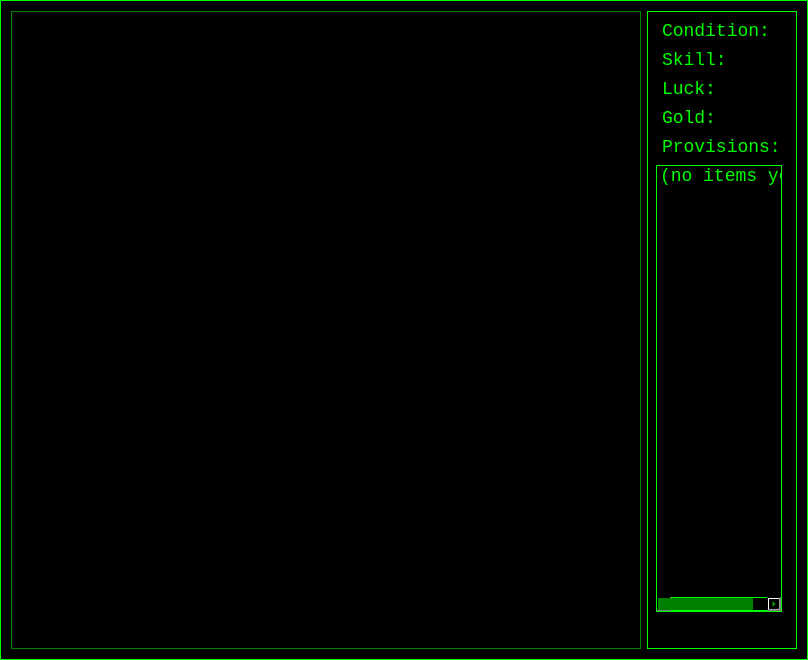
<?xml version="1.0" encoding="UTF-8"?>
<ui version="4.0">
 <class>QtGameDialog</class>
 <widget class="QDialog" name="QtGameDialog">
  <property name="geometry">
   <rect>
    <x>0</x>
    <y>0</y>
    <width>808</width>
    <height>660</height>
   </rect>
  </property>
  <property name="windowTitle">
   <string>City of Thieves</string>
  </property>
  <property name="styleSheet">
   <string notr="true">QWidget {
  background-color: black;
  border: 1px solid lime
}

QPlainTextEdit {
  font: 32px  monospace;
  color: lime;
  background-color: black;
  border: 1px solid green
}

QLabel {
  font: 18px  monospace;
  border: 1px solid black;
  color: lime;
  background-color: black
}

QListWidget{
  font: 18px  monospace;
  border: 1px solid lime;
  color: lime;
  background-color: black
}


QScrollBar {
  color: lime;
  background-color: black;
  border: 1px solid lime
}

QScrollBar::handle {
  background: green
}
</string>
  </property>
  <layout class="QGridLayout" name="gridLayout">
   <item row="0" column="0">
    <widget class="QPlainTextEdit" name="plainTextEdit">
     <property name="sizePolicy">
      <sizepolicy hsizetype="Expanding" vsizetype="Expanding">
       <horstretch>100</horstretch>
       <verstretch>0</verstretch>
      </sizepolicy>
     </property>
     <property name="verticalScrollBarPolicy">
      <enum>Qt::ScrollBarAlwaysOff</enum>
     </property>
     <property name="readOnly">
      <bool>true</bool>
     </property>
     <property name="plainText">
      <string/>
     </property>
     <property name="textInteractionFlags">
      <set>Qt::NoTextInteraction</set>
     </property>
     <property name="backgroundVisible">
      <bool>false</bool>
     </property>
     <property name="centerOnScroll">
      <bool>false</bool>
     </property>
    </widget>
   </item>
   <item row="0" column="1">
    <widget class="QWidget" name="widget" native="true">
     <property name="sizePolicy">
      <sizepolicy hsizetype="Preferred" vsizetype="Preferred">
       <horstretch>1</horstretch>
       <verstretch>0</verstretch>
      </sizepolicy>
     </property>
     <layout class="QGridLayout" name="gridLayout_2">
      <item row="2" column="0" colspan="2">
       <widget class="QLabel" name="label_luck">
        <property name="text">
         <string>Luck:</string>
        </property>
       </widget>
      </item>
      <item row="3" column="0" colspan="2">
       <widget class="QLabel" name="label_gold">
        <property name="text">
         <string>Gold: </string>
        </property>
       </widget>
      </item>
      <item row="0" column="0" colspan="2">
       <widget class="QLabel" name="label_condition">
        <property name="text">
         <string>Condition:</string>
        </property>
        <property name="alignment">
         <set>Qt::AlignLeading|Qt::AlignLeft|Qt::AlignVCenter</set>
        </property>
       </widget>
      </item>
      <item row="6" column="0" colspan="2">
       <widget class="QLabel" name="image">
        <property name="text">
         <string/>
        </property>
        <property name="pixmap">
         <pixmap resource="QtResources.qrc">:/images/ZanbarBone.jpg</pixmap>
        </property>
        <property name="alignment">
         <set>Qt::AlignCenter</set>
        </property>
       </widget>
      </item>
      <item row="1" column="0" colspan="2">
       <widget class="QLabel" name="label_skill">
        <property name="text">
         <string>Skill:</string>
        </property>
       </widget>
      </item>
      <item row="4" column="0" colspan="2">
       <widget class="QLabel" name="label_provisions">
        <property name="text">
         <string>Provisions:</string>
        </property>
       </widget>
      </item>
      <item row="5" column="0">
       <widget class="QListWidget" name="list_items">
        <item>
         <property name="text">
          <string>(no items yet)</string>
         </property>
        </item>
       </widget>
      </item>
     </layout>
    </widget>
   </item>
  </layout>
 </widget>
 <resources>
  <include location="QtResources.qrc"/>
 </resources>
 <connections/>
</ui>
